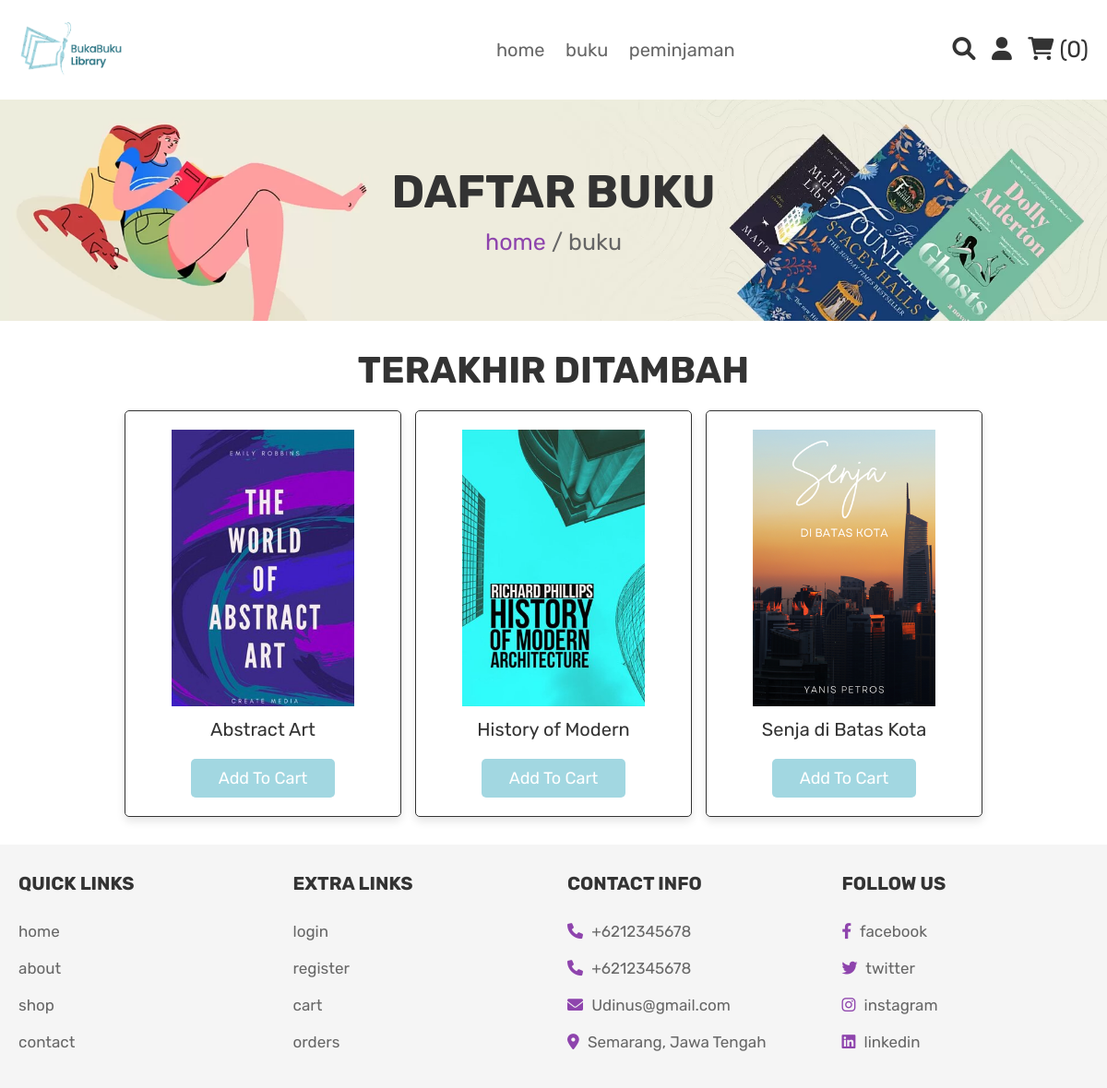
Screenshot of /shop.php (signed in) with the database file from the repository.
### tables this page shows
CREATE TABLE `products` (
  `id` int(100) NOT NULL,
  `name` varchar(100) NOT NULL,
  `price` int(100) NOT NULL DEFAULT 0,
  `image` varchar(100) NOT NULL
);

### shop.php (the view, shortened to what this page needs)
<?php
include 'config.php';
?>
<!DOCTYPE html>
<html lang="en">
<head>
   <link rel="stylesheet" href="https://cdnjs.cloudflare.com/ajax/libs/font-awesome/6.0.0/css/all.min.css">
   <link rel="stylesheet" href="css/style.css">
</head>
<body>
   <?php include 'header.php'; ?>
   <div class="heading">
      <h3>daftar buku</h3>
      <p> <a href="home.php">home</a> / buku </p>
   </div>
   <section class="products">
      <h1 class="title">terakhir ditambah</h1>
      <div class="box-container">
         <?php
         $select_products = mysqli_query($conn, "SELECT * FROM `products`") or die('query failed');
         if (mysqli_num_rows($select_products) > 0) {
            while ($fetch_products = mysqli_fetch_assoc($select_products)) {
         ?>
               <form action="" method="post" class="box">
                  <img class="image" src="uploaded_img/<?php echo $fetch_products['image']; ?>" alt="">
                  <div class="name"><?php echo $fetch_products['name']; ?></div>
                  <input type="submit" value="add to cart" name="add_to_cart" class="btn">
               </form>
         <?php
            }
         } else {
            echo '<p class="empty">belum ada buku!</p>';
         }
         ?>
      </div>
   </section>
   <?php include 'footer.php'; ?>
</body>
</html>

### css/style.css (style rules this page uses)
:root { --purple:#8e44ad; --red:#c0392b; --orange:#f39c12; --black:#333; --white:#fff; --light-green:#a2d7e1; --light-color:#666; --light-white:#ccc; --light-bg:#f5f5f5; --border:.1rem solid var(--black); --box-shadow:0 .5rem 1rem rgba(0,0,0,.1); }
* { font-family: 'Rubik', sans-serif; margin:0; padding:0; box-sizing: border-box; outline: none; border:none; text-decoration: none; transition:all .2s linear; }
html { font-size: 62.5%; overflow-x: hidden; }
section { padding:3rem 2rem; }
.title { text-align: center; margin-bottom: 2rem; text-transform: uppercase; color:var(--black); font-size: 4rem; }
.btn, .option-btn, .delete-btn, .white-btn { display: inline-block; margin-top: 1rem; padding:1rem 3rem; cursor: pointer; color:var(--white); font-size: 1.8rem; border-radius: .5rem; text-transform: capitalize; }
.white-btn, .btn { background-color: var(--light-green); }
.heading { min-height: 30vh; display: flex; flex-flow: column; align-items: center; justify-content: center; gap:1rem; background: url(../images/heading-bg.webp) no-repeat; background-size: cover; background-position: center; text-align: center; }
.heading h3 { font-size: 5rem; color:var(--black); text-transform: uppercase; }
.heading p { font-size: 2.5rem; color:var(--light-color); }
.heading p a { color:var(--purple); }
.products .box-container { max-width: 1200px; margin:0 auto; display: grid; grid-template-columns: repeat(auto-fit, 30rem); align-items: flex-start; gap:1.5rem; justify-content: center; }
.products .box-container .box { border-radius: .5rem; background-color: var(--white); box-shadow: var(--box-shadow); padding:2rem; text-align: center; border:var(--border); position: relative; }
.products .box-container .box .image { height: 30rem; }
.products .box-container .box .name { padding:1rem 0; font-size: 2rem; color:var(--black); }

### rows the page displays
products: image (picture), name "Abstract Art"
products: image (picture), name "History of Modern"
products: image (picture), name "Senja di Batas Kota"

### other values shown
$cart_rows_number "0"
